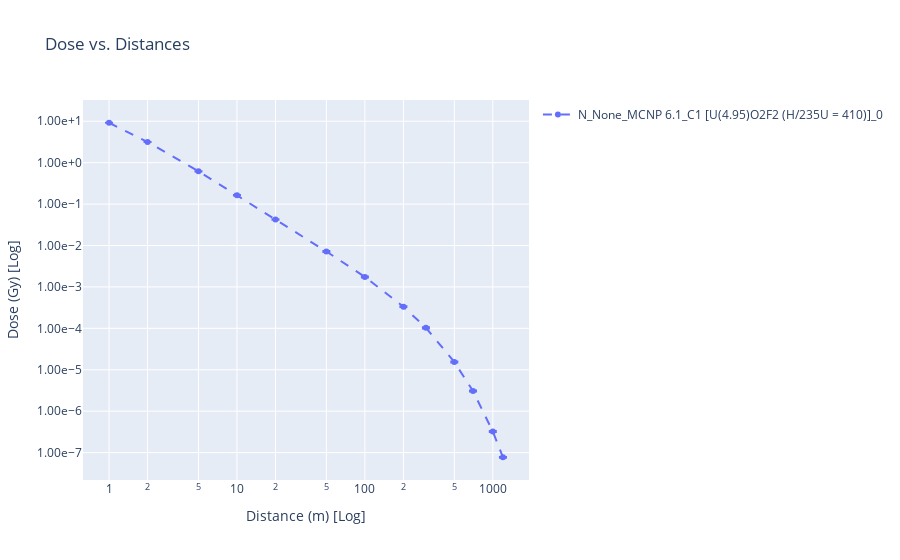

Here is the notebook cell this chart was saved with:
### Code cell
create_filter_plot(data)

### Figure 1 — Plotly figure (JSON) as saved in the notebook; plotly's stock layout.template omitted (floating-point values rounded to 4 significant figures)
{"data": [{"error_y": {"array": [0.03128, 0.01576, 0.004465, 0.001728, 0.0007122, 0.0001962, 5.431e-05, 8.546e-06, 3.629e-06, 3.919e-07, 8.061e-08, 8.196e-09, 1.604e-09], "type": "data", "visible": true}, "line": {"dash": "dash"}, "mode": "lines+markers", "name": "N_None_MCNP 6.1_C1 [U(4.95)O2F2 (H/235U = 410)]_0", "type": "scatter", "x": [1, 2, 5, 10, 20, 50, 100, 200, 300, 500, 700, 1000, 1200], "y": [9.2, 3.153, 0.6201, 0.163, 0.0424, 0.00716, 0.001741, 0.0003338, 0.0001031, 1.543e-05, 3.053e-06, 3.227e-07, 7.713e-08]}], "layout": {"legend": {"title": {"text": ""}}, "showlegend": true, "title": {"text": "Dose vs. Distances"}, "xaxis": {"title": {"text": "Distance (m) [Log]"}, "type": "log"}, "yaxis": {"tickformat": ".2e", "title": {"text": "Dose (Gy) [Log]"}, "type": "log"}}}
